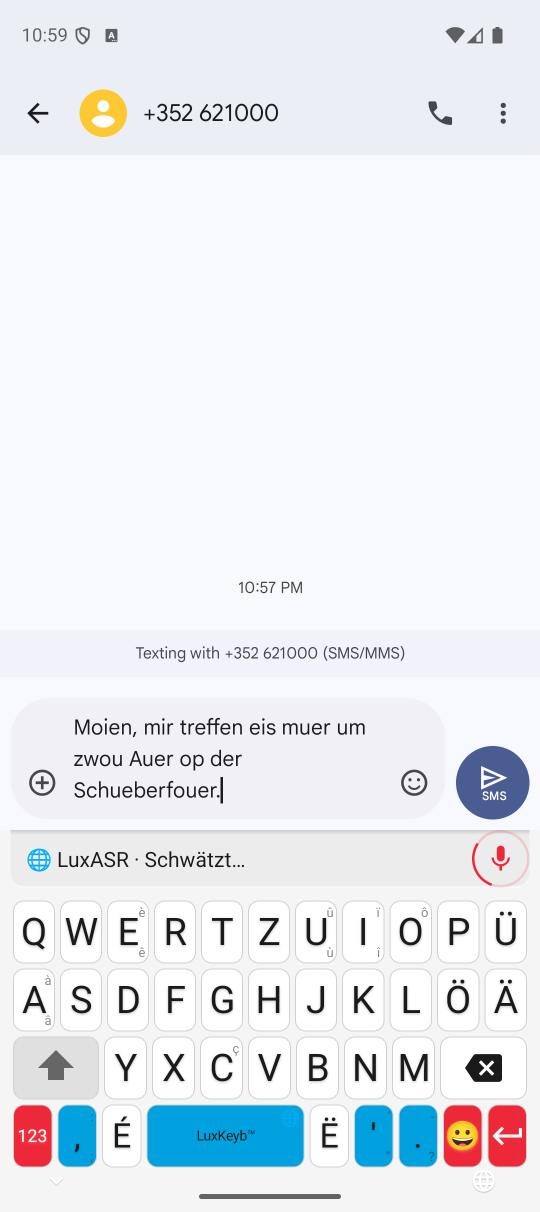
#> input picture LuxKeybPlayStore/graphics/captures-emulateur-pixel9/20-clavier-dictee-luxasr.png, 1080 x 2424 px, found by its file name (shown at 1/2 size)
$ python dictee.py
#> lines starting #> are read from the running program, lines starting #| are printed output that depends on the picture
"""Fabrique la dictée mot à mot à partir de la vraie capture de dictée.

Les trois lignes de la bulle sont masquées puis révélées mot par mot : les
blancs entre les mots sont trouvés dans la capture elle-même (colonnes sans
encre), pas devinés.
"""
import json, pathlib
from PIL import Image

V = pathlib.Path(__file__).parent
SRC = pathlib.Path("/home/medhi/SourceCode/LuxKeyb/LuxKeybPlayStore/graphics/"
                   "captures-emulateur-pixel9/20-clavier-dictee-luxasr.png")
LIGNES = [(1425, 1490), (1488, 1550), (1550, 1615)]
X0, X1 = 140, 720

img = Image.open(SRC).convert("RGB")
#> img is the input picture: PIL image 1080x2424 RGB; mean R, G, B 232.7, 235.5, 241.3
fond = img.getpixel((120, 1520))
#> fond = (241, 240, 247)
px = img.load()


def encre(x, y0, y1):
    return any(sum(px[x, y]) < 450 for y in range(y0, y1))


# coupures : fin de chaque mot, ligne par ligne
mots = []  # (ligne, x_fin)
for li, (y0, y1) in enumerate(LIGNES):
    cols = [encre(x, y0, y1) for x in range(X0, X1)]
    x, vide = 0, 0
    fin = None
    for i, c in enumerate(cols):
        if c:
            if fin is not None and vide >= 12:
                mots.append((li, X0 + fin + 1))
            vide, fin = 0, i
        else:
            vide += 1
    if fin is not None:
        mots.append((li, X0 + fin + 1))

d = V / "dictee"
d.mkdir(exist_ok=True)


def etat(k):
    """Image avec les k premiers mots visibles."""
    im = img.copy()
    visibles = mots[:k]
    for li, (y0, y1) in enumerate(LIGNES):
        sur_ligne = [x for l, x in visibles if l == li]
        debut = max(sur_ligne) + 2 if sur_ligne else X0 - 5
        if debut < X1 + 20:
            im.paste(fond, (debut, y0, X1 + 20, y1))
    return im


log = []
for k in range(len(mots) + 1):
    p = d / f"{k:03d}.png"
    etat(k).save(p)
    log.append({"img": str(p), "tap": None, "hold": False})
#> this loop made 12 passes
#> pass 1, `etat(k).save(p)`:
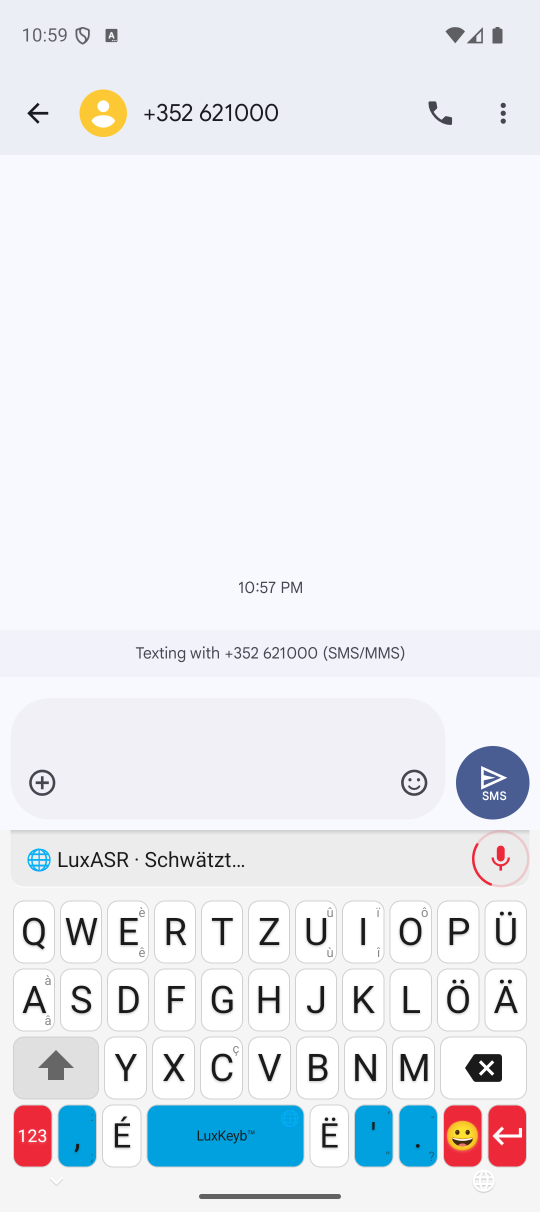
#> saved as 000.png: PIL image 1080x2424 RGB (shown at 1/2 size); mean R, G, B 233.5, 236.3, 242
(d / "log.json").write_text(json.dumps(log, indent=1))
print(len(mots), "mots")

$ run again, with LuxKeybPlayStore/graphics/captures-emulateur-pixel9/01-installation-onglet-demarrage.png copied over LuxKeybPlayStore/graphics/captures-emulateur-pixel9/20-clavier-dictee-luxasr.png
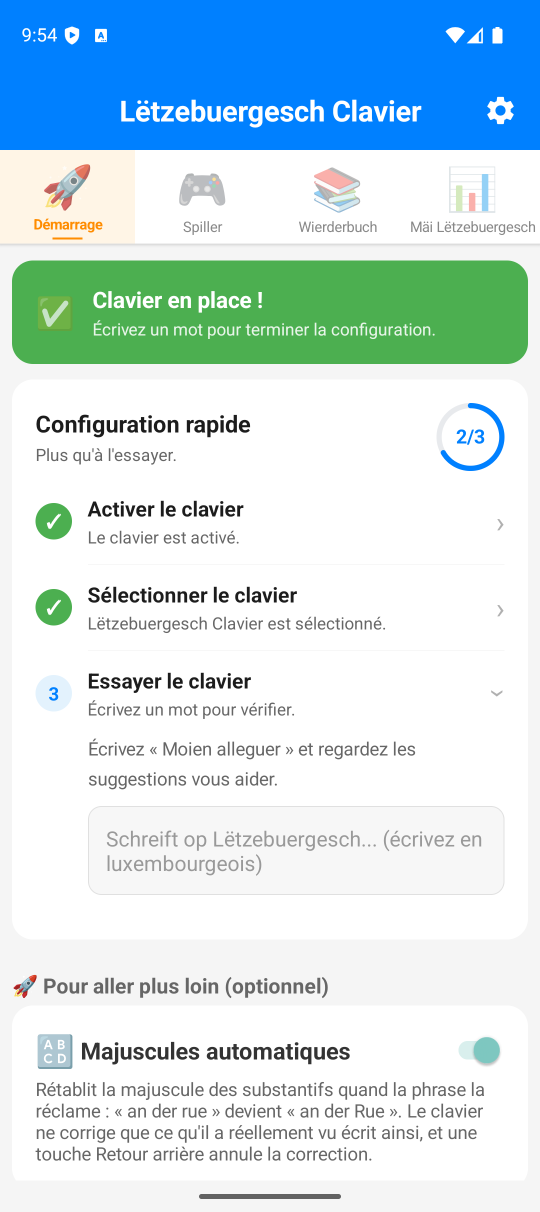
#> input picture LuxKeybPlayStore/graphics/captures-emulateur-pixel9/01-installation-onglet-demarrage.png, 1080 x 2424 px, found by its file name (shown at 1/2 size)
#> fond = (255, 255, 255)
#> the loop `for k in range(len(mots) + 1):` made 14 passes
#> pass 1, `etat(k).save(p)`:
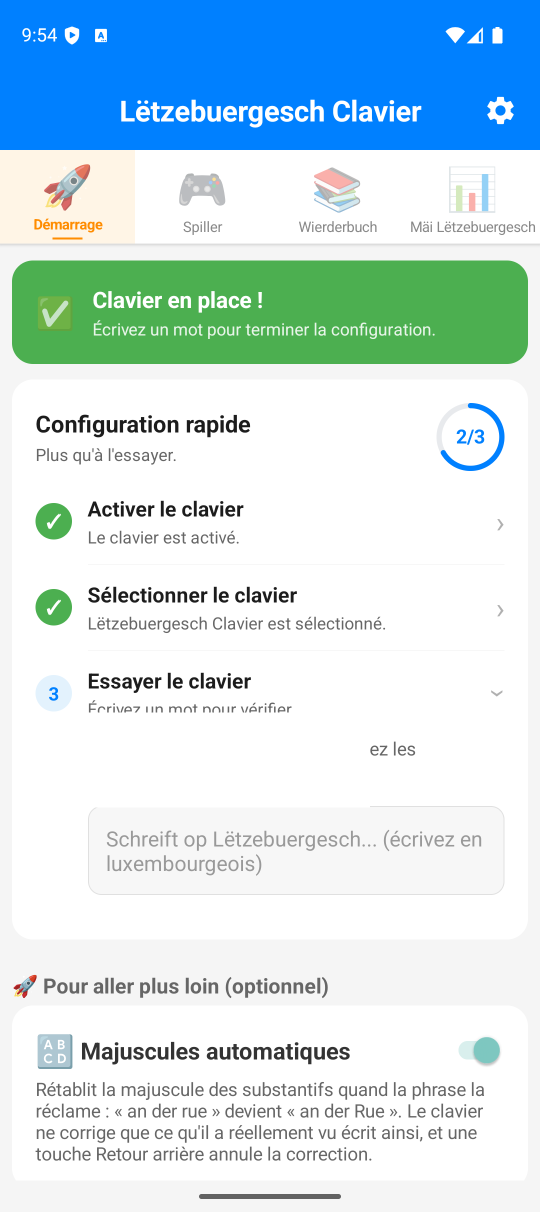
#> saved as 000.png: PIL image 1080x2424 RGB (shown at 1/2 size); mean R, G, B 202.3, 225.3, 232.4

$ run again, with LuxKeybPlayStore/graphics/captures-emulateur-pixel9/02-jeux-onglet-spiller.png copied over LuxKeybPlayStore/graphics/captures-emulateur-pixel9/20-clavier-dictee-luxasr.png
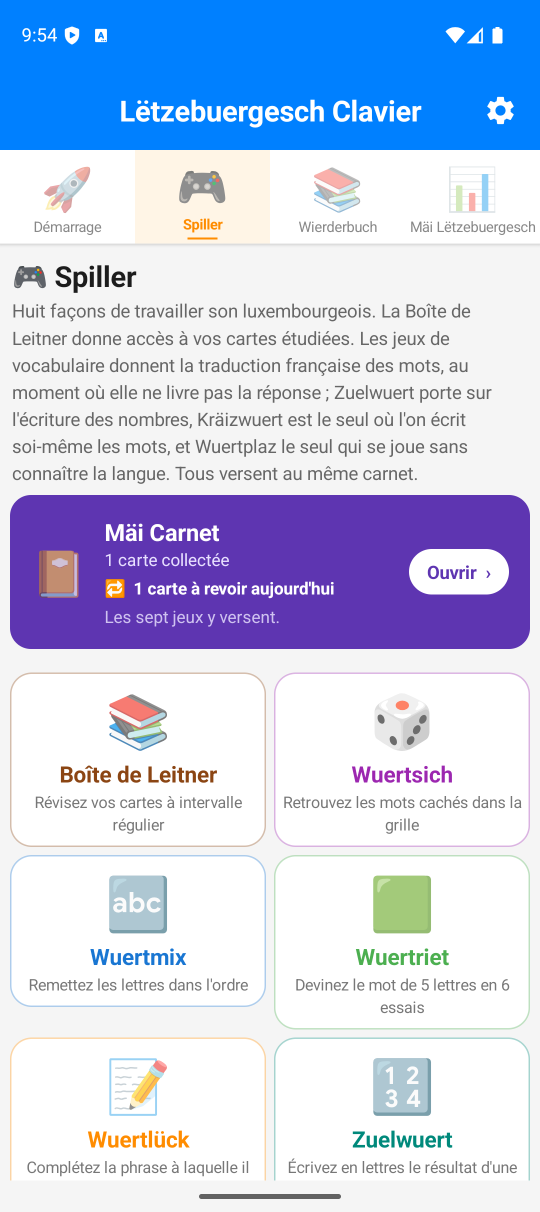
#> input picture LuxKeybPlayStore/graphics/captures-emulateur-pixel9/02-jeux-onglet-spiller.png, 1080 x 2424 px, found by its file name (shown at 1/2 size)
#> fond = (255, 255, 255)
#> the loop `for k in range(len(mots) + 1):` made 7 passes
#> pass 1, `etat(k).save(p)`:
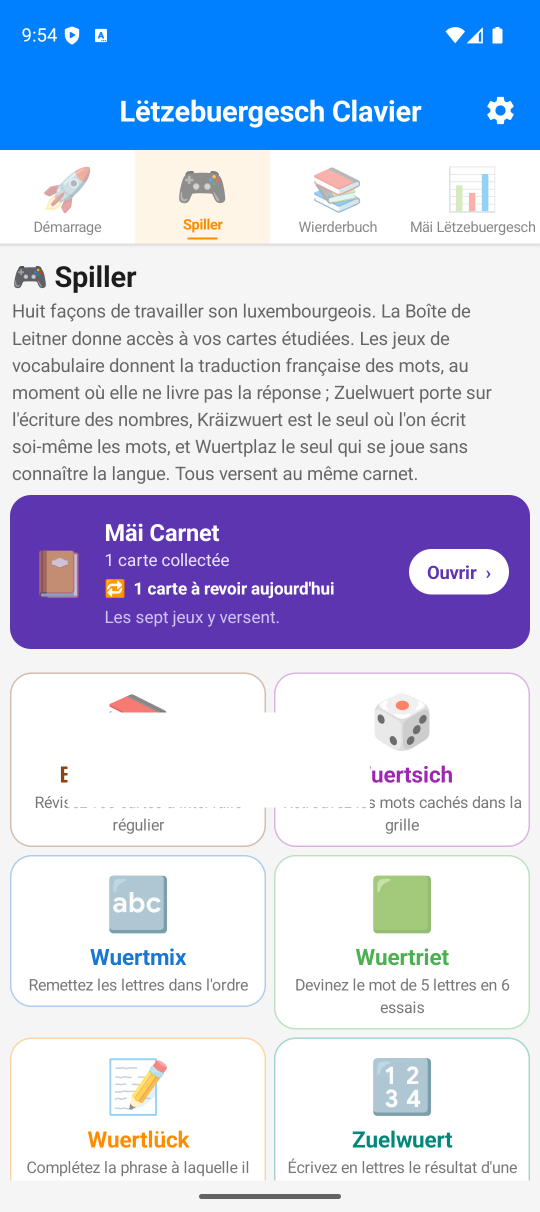
#> saved as 000.png: PIL image 1080x2424 RGB (shown at 1/2 size); mean R, G, B 196.9, 207.5, 235.1
#> pass 2, `etat(k).save(p)`:
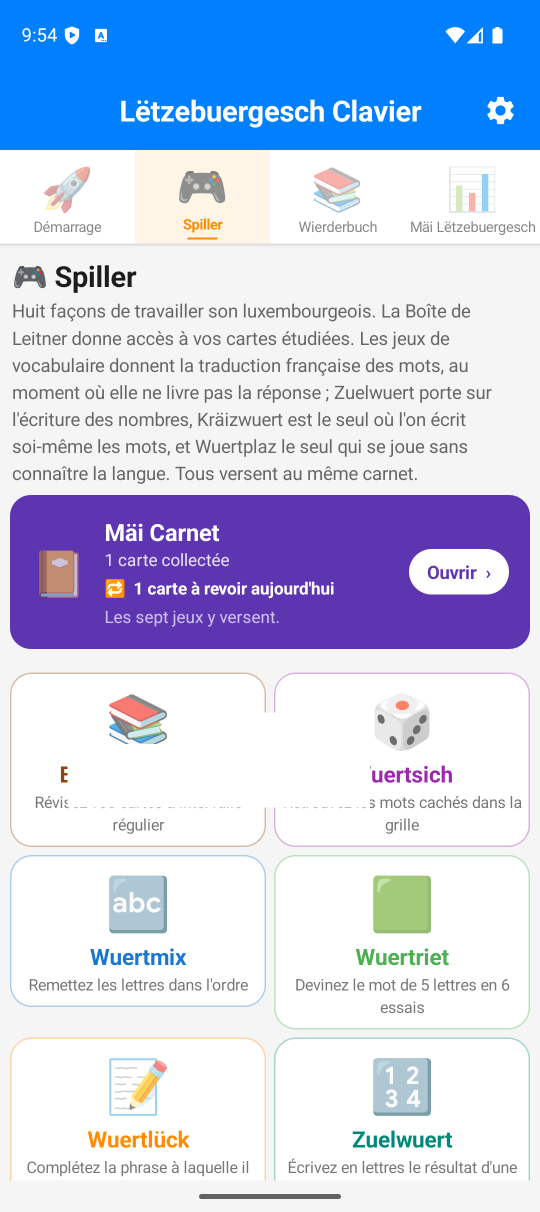
#> saved as 001.png: PIL image 1080x2424 RGB (shown at 1/2 size); mean R, G, B 196.7, 207.4, 234.9
